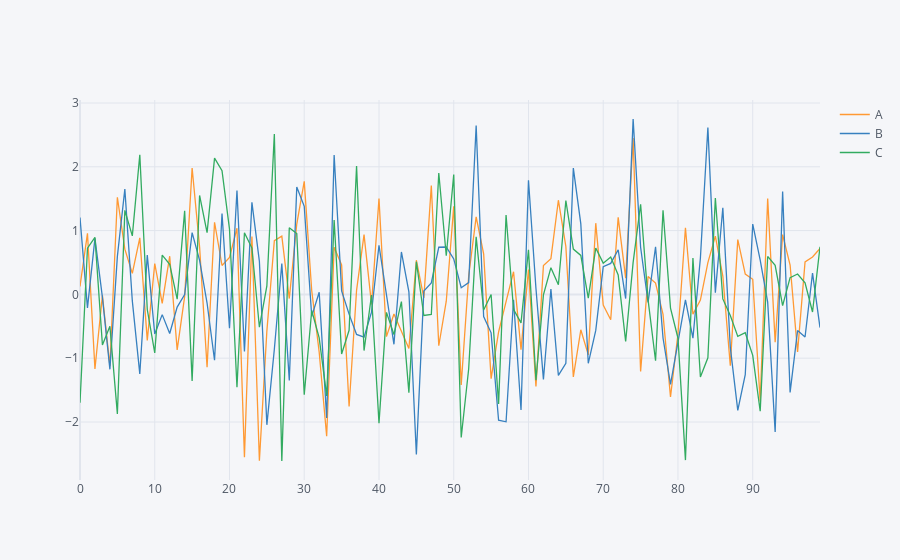

This figure's notebook cell:
### Code cell
data.iplot()#this function plot the grap
